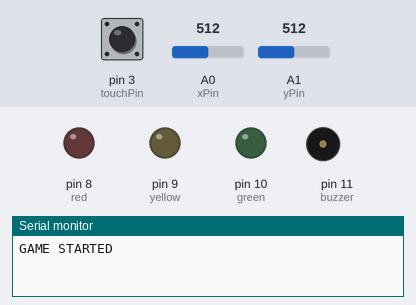
Recording of a sketch running on a simulated Arduino Uno, built with avr-gcc and run on an emulated ATmega328P. Parts: output pins drawn as LEDs (lit = HIGH), buzzer (waves = sounding), the last lines printed to the serial monitor. The test bench sets the inputs (shaded band); at power-on: pin 3 (touchPin) LOW, A0 (xPin) = 512, A1 (yPin) = 512. Random numbers use the default seed unless the sketch sets one.

Above: at 1.2 s.
1.3 s: pin 3 (touchPin) pulled HIGH for 0.15 s
At 2.3 s:
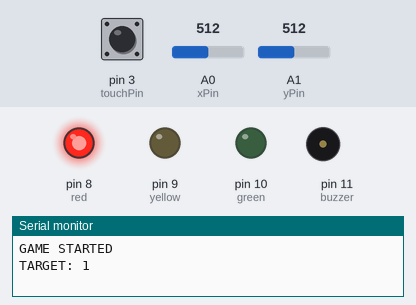
4.4 s: pin 3 (touchPin) pulled HIGH for 1 s
At 7.0 s:
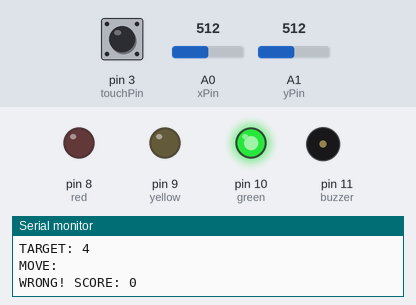
7.7 s: pin 3 (touchPin) pulled HIGH for 0.15 s
At 10.7 s:
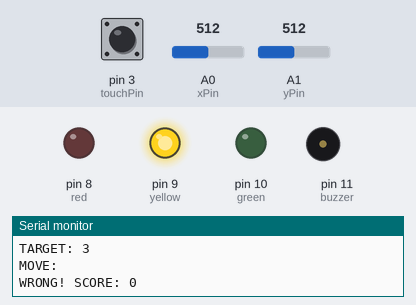
Timing chart, 0 to 12.2 s (numbered marks = the images above; inputs shaded):
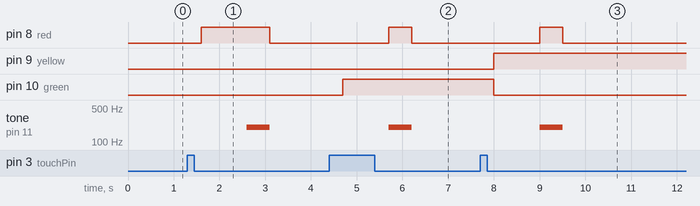

The sketch:

joystick-direction-game.ino
```cpp
int xPin = A0;
int yPin = A1;

int touchPin = 3;

int red = 8;
int yellow = 9;
int green = 10;

int buzzer = 11;

int score = 0;

void setup() {
  Serial.begin(9600);

  pinMode(touchPin, INPUT);

  pinMode(red, OUTPUT);
  pinMode(yellow, OUTPUT);
  pinMode(green, OUTPUT);
  pinMode(buzzer, OUTPUT);

  randomSeed(analogRead(A5));

  Serial.println("GAME STARTED");
}

void loop() {

  // WAIT FOR TOUCH TO START ROUND
  if (digitalRead(touchPin) == HIGH) {
    delay(300);

    int direction = random(1, 5);
    // 1=UP, 2=DOWN, 3=LEFT, 4=RIGHT

    Serial.print("TARGET: ");
    Serial.println(direction);

    // show direction with LED
    digitalWrite(red, LOW);
    digitalWrite(yellow, LOW);
    digitalWrite(green, LOW);

    if (direction == 1) digitalWrite(red, HIGH);
    if (direction == 2) digitalWrite(red, HIGH);
    if (direction == 3) digitalWrite(yellow, HIGH);
    if (direction == 4) digitalWrite(green, HIGH);

    delay(1000);

    int x = analogRead(xPin);
    int y = analogRead(yPin);

    String move = "";

    // YOUR JOYSTICK MAPPING
    if (x < 200) move = "UP";
    else if (x > 800) move = "DOWN";
    else if (y > 800) move = "LEFT";
    else if (y < 200) move = "RIGHT";

    Serial.print("MOVE: ");
    Serial.println(move);

    bool correct = false;

    if (direction == 1 && move == "UP") correct = true;
    if (direction == 2 && move == "DOWN") correct = true;
    if (direction == 3 && move == "LEFT") correct = true;
    if (direction == 4 && move == "RIGHT") correct = true;

    if (correct) {
      score++;
      Serial.print("CORRECT! SCORE: ");
      Serial.println(score);

      digitalWrite(green, HIGH);
      tone(buzzer, 1000, 200);
      delay(500);
      digitalWrite(green, LOW);
    }
    else {
      Serial.print("WRONG! SCORE: ");
      Serial.println(score);

      digitalWrite(red, HIGH);
      tone(buzzer, 200, 500);
      delay(500);
      digitalWrite(red, LOW);
    }

    delay(1000);
  }
}
```

Measured:
- after the input at 1.3 s, pin 8 (red): LOW → HIGH after 0.30 s, → LOW 1.5 s later; tone on pin 11 (buzzer): silent → 200 Hz after 1.3 s, → silent 0.50 s later
- after the input at 4.4 s, pin 8 (red): LOW → HIGH after 1.3 s, → LOW 0.50 s later; pin 10 (green): LOW → HIGH after 0.30 s; tone on pin 11 (buzzer): silent → 200 Hz after 1.3 s, → silent 0.50 s later
- after the input at 7.7 s, pin 8 (red): LOW → HIGH after 1.3 s, → LOW 0.50 s later; pin 9 (yellow): LOW → HIGH after 0.30 s; pin 10 (green): HIGH → LOW after 0.30 s; tone on pin 11 (buzzer): silent → 200 Hz after 1.3 s, → silent 0.50 s later
